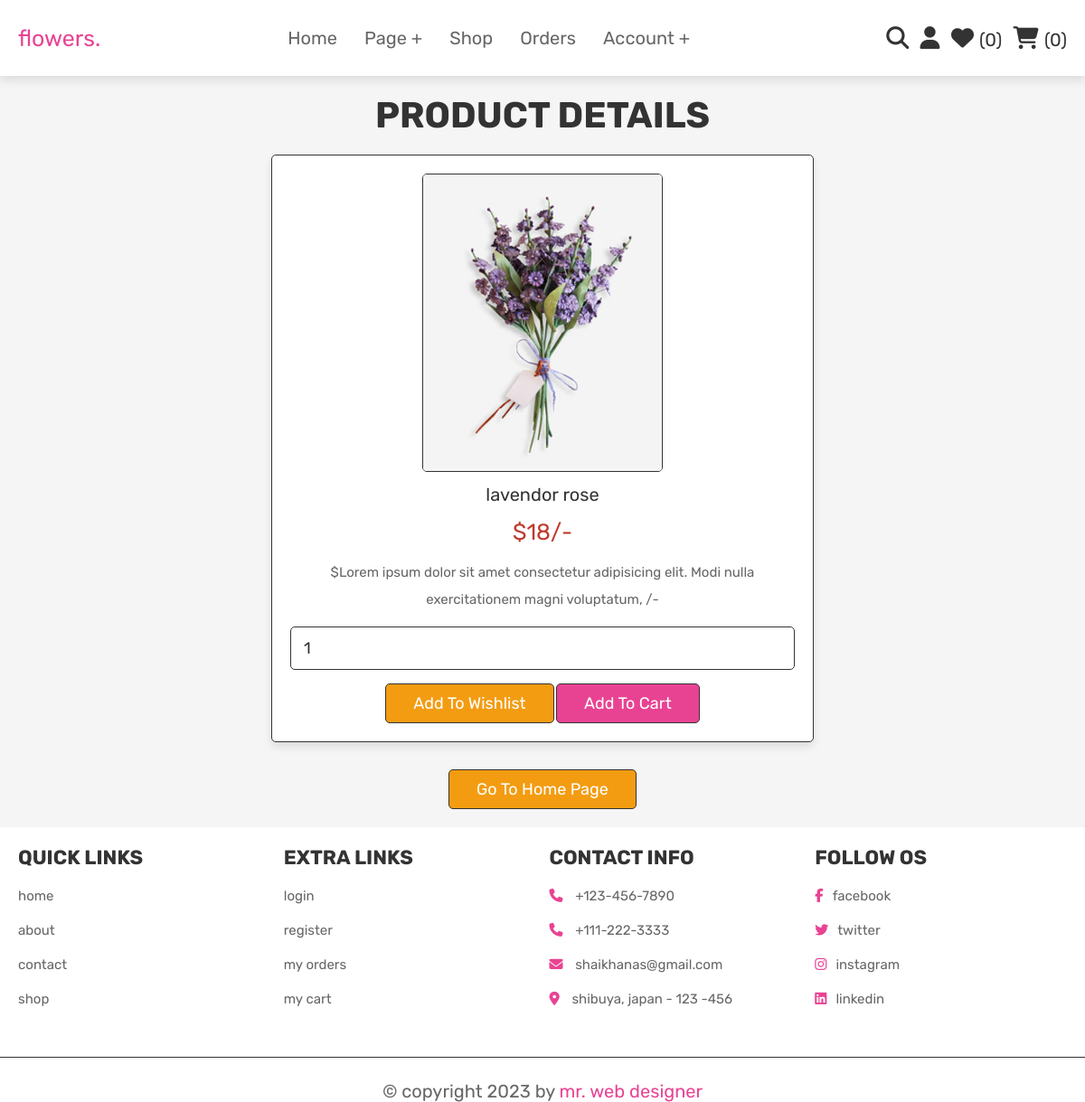
Page /view_page.php?pid=25 (signed in) on the committed database.
### tables this page shows
CREATE TABLE `products` (
  `id` int(100) NOT NULL,
  `name` varchar(100) NOT NULL,
  `details` varchar(500) NOT NULL,
  `price` int(100) NOT NULL,
  `image` varchar(100) NOT NULL
);

### view_page.php (the view, shortened to what this page needs)
<?php
require('./config.php');
?>
<!DOCTYPE html>
<html lang="en">
<head>
    <link rel="stylesheet" href="https://cdnjs.cloudflare.com/ajax/libs/font-awesome/6.4.2/css/all.min.css">
    <link rel="stylesheet" href="./assets/css/style.css">
</head>
<body>
<?php  require('./header.php'); ?>
<section class="quick-view">
    <h1 class="title">product details</h1>
    <?php
    if(isset($_GET['pid'])){
        $pid = $_GET['pid'];
        $select_products = $conn->prepare("SELECT * FROM `products` WHERE id= ?");
        $select_products->execute(array($pid));
        if($select_products->rowCount() > 0){
            while($fetch_products = $select_products->fetch(PDO::FETCH_ASSOC)){
    ?>
        <form action="" method="post" class="box">
                <img class="image" src="./assets/uploaded_img/<?= $fetch_products['image']; ?>" alt="">
                <div class="name"><?= $fetch_products['name']; ?></div>
                <div class="price">$<?= $fetch_products['price']; ?>/-</div>
                <div class="details">$<?= $fetch_products['details']; ?>/-</div>
                <input type="number" name="product_qty" class="qty" value="1" min="0">
                <input type="submit" value="add to wishlist" name="add_to_wishlist" class="option-btn">
                <input type="submit" value="add to cart" name="add_to_cart" class="btn">
            </form>
    <?php
    }
    }else{
        echo '<p class="empty">no products details available!</p>';
    }
    }
    ?>
    <div class="more-btn">
        <a href="./home.php" class="option-btn">go to home page</a>
    </div>
</section>
<?php require('./footer.php'); ?>
</body>
</html>

### assets/css/style.css (style rules this page uses)
:root { --pink: #e84393; --red: #c0392b; --orange: #f39c12; --black: #333; --white: #fff; --light-color: #666; --light-white: #ccc; --light-bg: #f5f5f5; --border: 0.1rem solid var(--black); --box-shadow: 0 0.5rem 1rem rgba(0, 0, 0, 0.1); }
* { font-family: "Rubik", sans-serif; margin: 0; padding: 0; box-sizing: border-box; outline: 0; border: 0; text-decoration: none; transition: 0.2s linear; }
html { font-size: 62.5%; overflow-x: hidden; scroll-behavior: smooth; scroll-padding-top: 6.5rem; }
body { background: var(--light-bg); }
section { padding: 2rem; max-width: 1200px; margin: 0 auto; }
.btn, .delete-btn, .option-btn { display: inline-block; padding: 1rem 3rem; font-size: 1.8rem; color: var(--white); border: var(--border); border-radius: 0.5rem; margin-top: 1rem; text-transform: capitalize; cursor: pointer; }
.btn { background: var(--pink); }
.option-btn { background: var(--orange); }
.title { text-align: center; font-size: 4rem; color: var(--black); text-transform: uppercase; margin-bottom: 2rem; }
.more-btn { margin-top: 2rem; text-align: center; }
.quick-view .box { max-width: 60rem; margin: 0 auto; text-align: center; padding: 2rem; border: var(--border); border-radius: 0.5rem; box-shadow: var(--box-shadow); background: var(--white); }
.quick-view .box .image { height: 33rem; border: var(--border); border-radius: 0.5rem; }
.quick-view .box .name { margin: 1rem 0; font-size: 2rem; color: var(--black); }
.quick-view .box .price { font-size: 2.5rem; color: var(--red); padding: 0.5rem 0; }
.quick-view .box .details { font-size: 1.5rem; color: var(--light-color); padding: 1rem 0; line-height: 2; }
.quick-view .box .qty { width: 100%; padding: 1.2rem 1.4rem; margin: 0.5rem 0; font-size: 1.8rem; color: var(--black); border: var(--border); border-radius: 0.5rem; }

### rows in the picture
products: image (picture), name "lavendor rose", price "18", details "Lorem ipsum dolor sit amet consectetur adipisicing elit. Modi nulla exercitationem magni voluptatum,"

### other values in the picture
$count_wishlist "0"
$count_cart "0"
